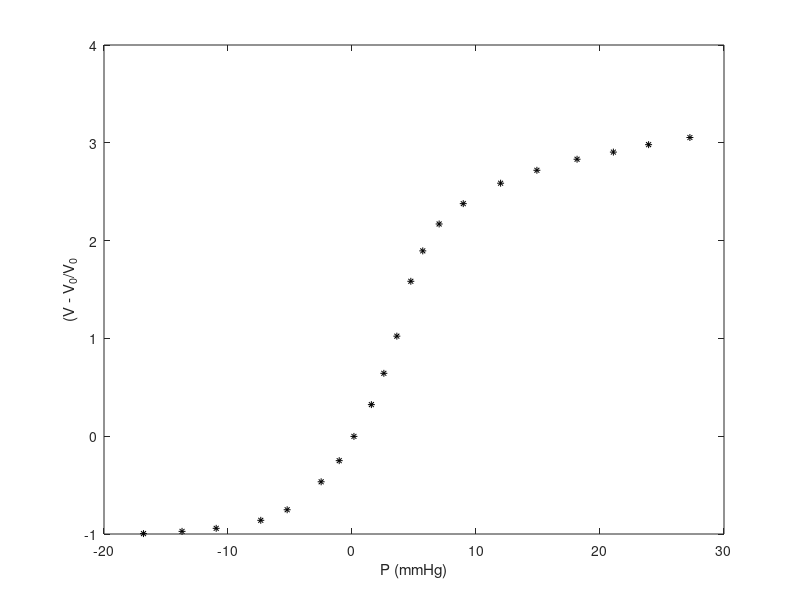
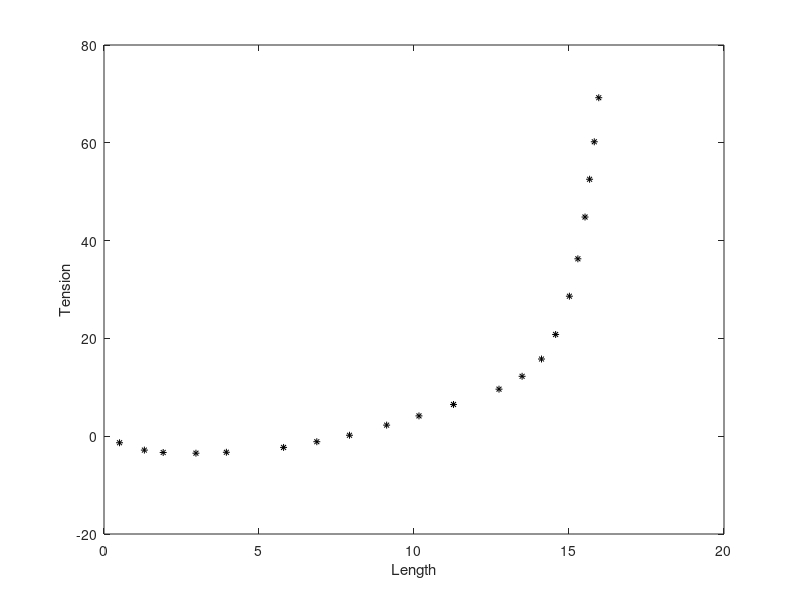
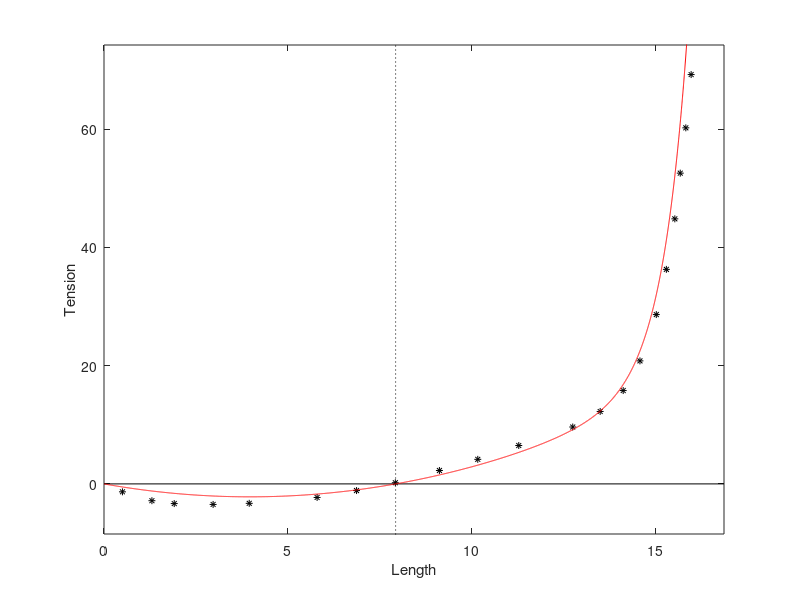
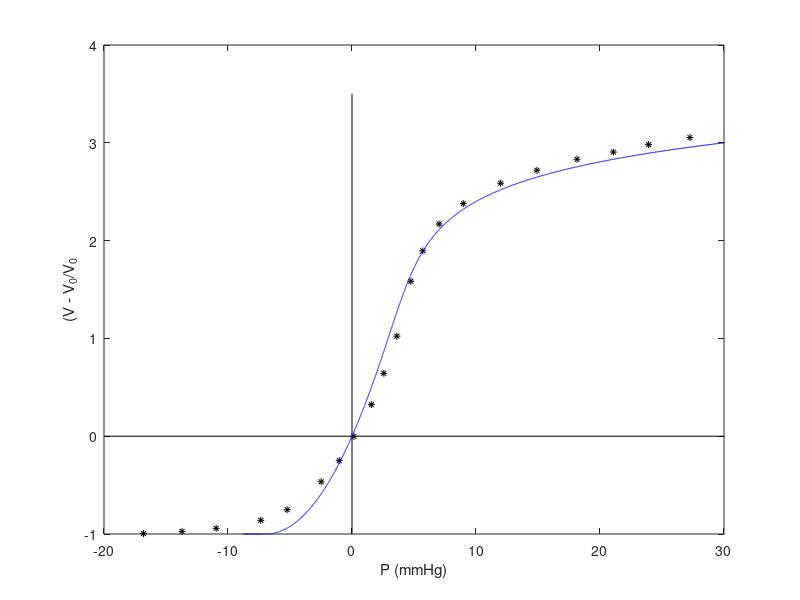

The MATLAB source for these figures, in order:
% This script shows datafit of venous PV characteristics to data in Moreno1970
% https://doi.org/10.1161/01.RES.27.6.1069
% Script by Eric B. Randall ebrandall@umich.edu

% clear all

%% Constants 

l = 100;        %Vessel length
phibar = 0.25;  %Baseline phi
alpha = 2.5;    %Assigned alpha value 

%Zero pressure values 
V0 = 500; 
L0 = 2*pi*sqrt(V0/pi/l);  
D0 = 2*sqrt(V0/pi/l); 

%Nominal pressure values 
Pn = 4; 
Vn = 2*V0; 
Ln = 2*pi*sqrt(Vn/pi/l);
Tn = Pn*Ln/(2*pi);

%Maximal pressure values 
PM = 30; 
VM = 4*V0;  
LM = 2*pi*sqrt(VM/pi/l); 
TM = PM*LM/(2*pi); 

%Circumferential length vector 
L = 0.002:0.002:LM+1; 

%% Data

A = [-16.817 -0.996;    -13.707 -0.973;
    -10.953 -0.942;     -7.357 -0.86;
    -5.229 -0.752;      -2.488 -0.466;
    -1.032 -0.25;       0.156 -0.002;
    1.562 0.323;        2.569 0.643;
    3.617 1.023;        4.744 1.584;
    5.707 1.895;        7.027 2.17;
    8.972 2.378;        11.984 2.587;
    14.911 2.719;       18.149 2.832;
    21.079 2.905;       23.92 2.981;
    27.25 3.054];

Pdata       = A(:,1); 
Vscaleddata = A(:,2); %Vscaleddata = (V - V0)/V0

%Plot original data
figure(100)
clf
plot(Pdata,Vscaleddata,'k*','Markersize',5)
xlabel('P (mmHg)')
ylabel('(V - V_0/V_0') 

print -dpng VscaleddatavPdata.png

%Scale data back to V
Vdata = Vscaleddata*V0 + V0; 

%Plot V vs P
figure(101)
clf
plot(Pdata,Vdata,'k*','Markersize',5)
xlabel('P (mmHg)')
ylabel('(V (mL)') 

%Convert Vdata to Ldata 
Ldata = 2*pi*sqrt(Vdata/(l*pi)); 

%Plot V vs L
figure(102)
clf
plot(Ldata,Vdata,'k*','Markersize',5)

%Use Pdata and Ldata to compute Tdata (tension data)
Tdata = Pdata.*Ldata/(2*pi); 

%Plot T vs L
figure(103)
clf
plot(Ldata,Tdata,'k*','Markersize',5)
xlabel('Length')
ylabel('Tension')

print -dpng TdatavLdata.png

%% T_P

c = 11.5; %Dimensionless constant determined from cftool - 11.5

f = @(L) L.*(L - L0)./L0.^2;        %Quadratic term
g = @(L) exp(c.*(L - L0)./L0) - 1;  %Exponential term 

b = (TM - Tn/(1 + phibar*(alpha - 1))*f(LM)/f(Ln)) / ... 
    (g(LM) - g(Ln)*f(LM)/f(Ln));
a = (Tn/(1 + phibar*(alpha - 1)) - b*g(Ln))/f(Ln); 

T_P = @(L) a*f(L) + b*g(L); 

%Plot T_P vs L with data from fig(103)
figure(104)
clf 
plot(Ldata,Tdata,'k*','MarkerSize',5)
hold on 
plot([0 LM+1],zeros(2,1),'k')
plot(L0*ones(2,1),[-10 75],'k:')
plot(L,T_P(L),'r') 
ylim([min(Tdata)-5 max(Tdata)+5])
xlim([0 LM+1])
xlabel('Length')
ylabel('Tension')

print -dpng T_PvsL_fit.png

%Determine tension based on passive tension only 
T = @(L) T_P(L); 
V = @(L) pi.*(L./(2*pi)).^2*l; 
P = @(L) T(L).*(2*pi)./L; 

%Plot original data and passive tension only PV relationship
figure(105)
clf
plot(Pdata,Vscaleddata,'k*','Markersize',5)
hold on 
plot([-20 30],zeros(2,1),'k')
plot(zeros(2,1),[-1 3.5],'k')
plot(P(L),(V(L) - V0)/V0,'b')
xlim([-20 30])
xlabel('P (mmHg)')
ylabel('(V - V_0/V_0') 

print -dpng VvsP_withT_P.png

%Compute r^2 value
P1 = P(Ldata); 
Pdatabar = mean(Pdata);
SStot = sum((Pdata - Pdatabar).^2);
p = (P1 - Pdata).^2;
SSres = sum(p);
R2 = 1 - SSres/SStot

%% T_A

h = @(L) (L - L0)./L0;      %Linear term

d = Tn*(alpha - 1)/(h(Ln)*(1 + phibar*(alpha - 1))); 

T_A = @(L) d*h(L);

%Total tension at phibar 
T = @(L) T_P(L) + phibar*T_A(L); 

%Plot T vs L with data
figure(106)
clf 
plot([0 LM+1],zeros(2,1),'k')
hold on 
plot(L0*ones(2,1),[-10 75],'k:')
plot(L,T(L),'r') 
%ylim([min(Tdata)-5 max(Tdata)+5])
xlim([0 LM+1])
xlabel('Length')
ylabel('Tension')

print -dpng TvsL_final.png

%Calculate V and P 
V = @(L) pi.*(L./(2*pi)).^2*l; 
P = @(L) T(L).*(2*pi)./L; 

%Plot V vs P with data 
figure(107)
clf
%plot(Pdata,Vscaleddata,'k*','Markersize',5)
hold on 
plot([-20 30],zeros(2,1),'k')
plot(zeros(2,1),[-1 3.5],'k')
plot(P(L),(V(L) - V0)/V0,'b')
xlim([-20 30])
xlabel('P (mmHg)')
ylabel('(V - V_0/V_0') 

print -dpng VvsP_final.png